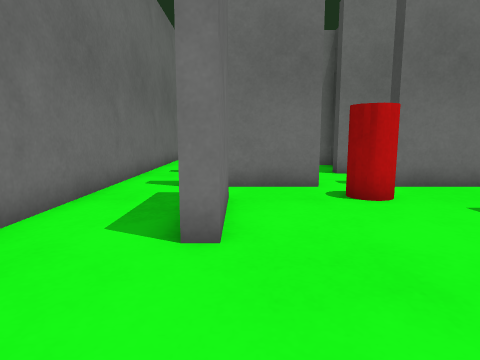
[1] (above)

17 first-person views from a walk through a Gazebo world. The camera is 0.67 m above the floor, tilts 8° down and sees 75° across. The floor is counted in squares, 0.5 m on a side. Each view is taken from the middle of a square. On the plan, view 1 faces up. The plan holds only what a view shows up to about 14 squares ahead; the rest is blank. The place goes on beyond the plan.

[2]
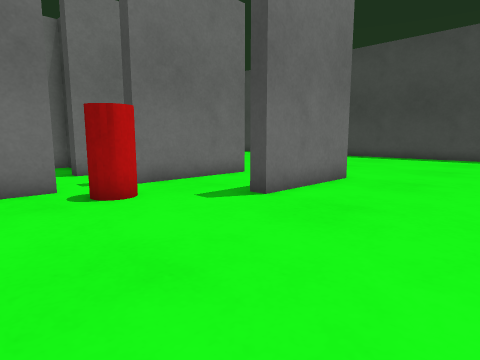

[3]
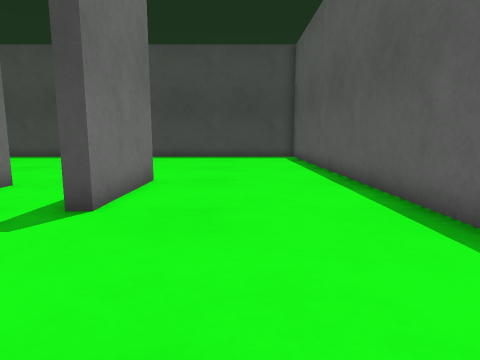

[4]
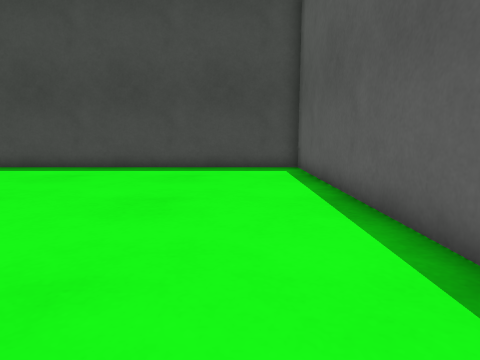

[5]
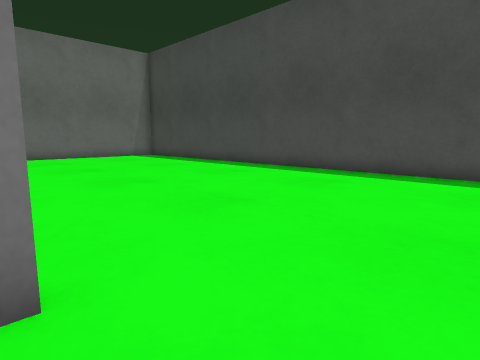

[6]
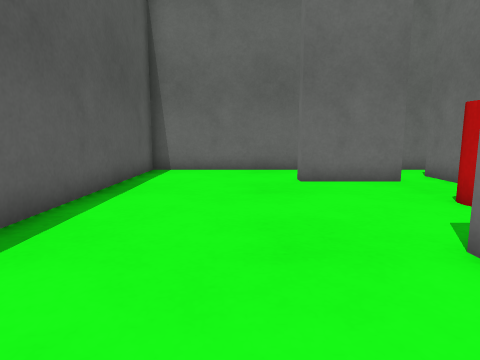

[7]
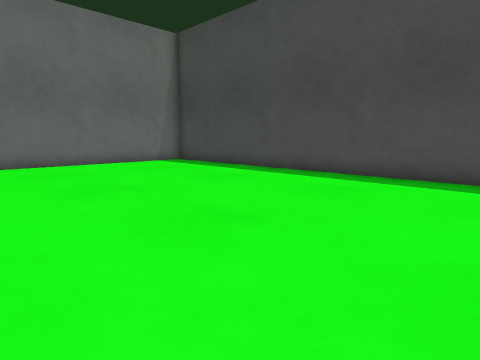

[8]
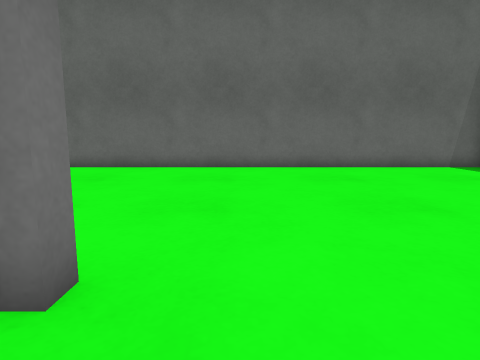

[9]
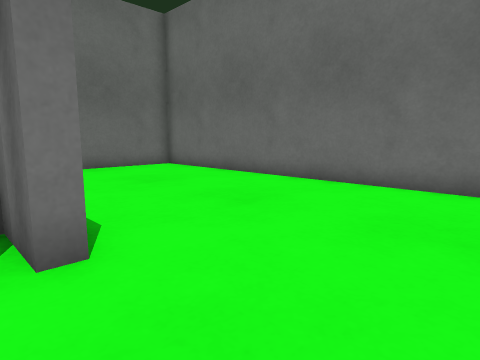

[10]
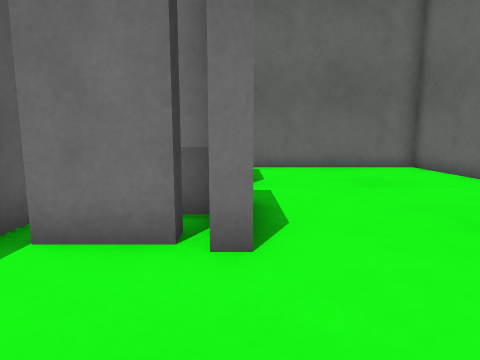

[11]
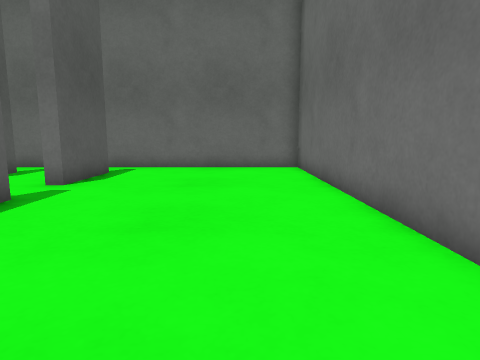

[12]
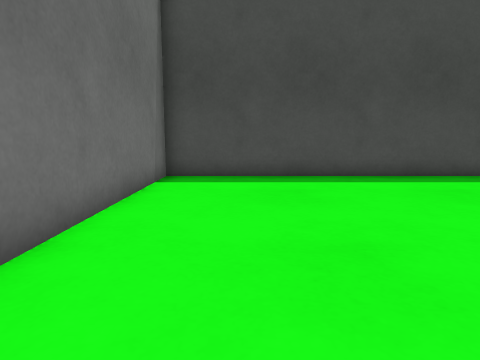

[13]
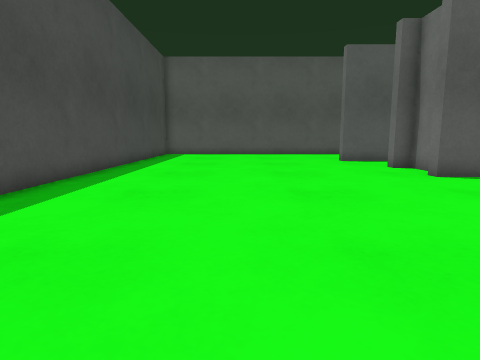

[14]
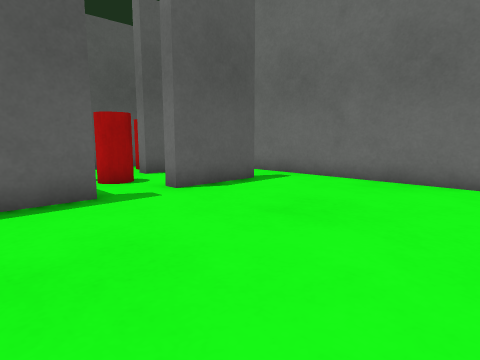

[15]
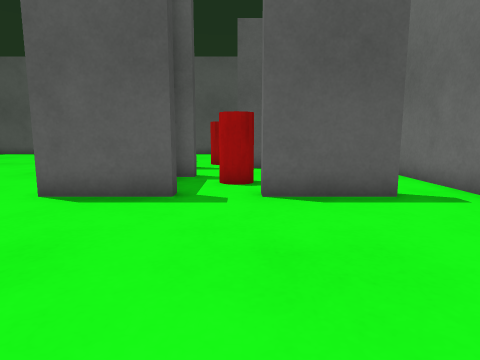

[16]
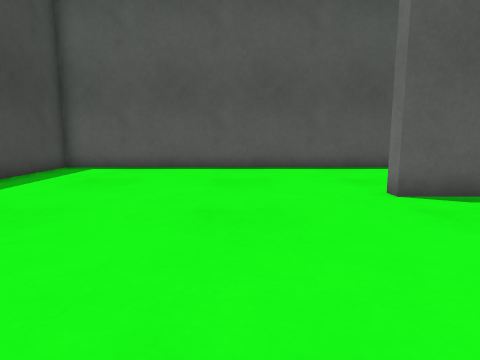

[17]
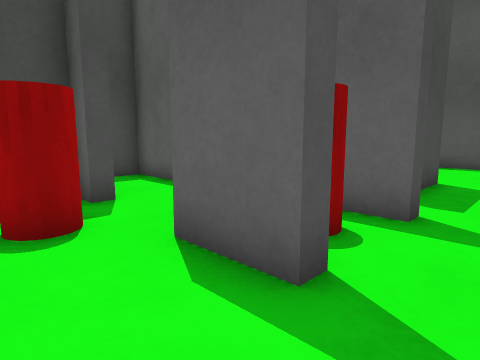

### Floor plan
Points are (right, up) in squares from view 1. A wall is a line through its corners. A room is listed if a view was taken in it or the views show most of it. See-through windows are left out.
Room 1 (views 1, 2, 3, 4, 5, 6, 7, 8, 9, 10, 11, 12, 13, 14, 15, 16, 17)
walls: (7.7, 10.1) (7.7, 8.7) (8.5, 8.7) (8.5, 8.2) (4.2, 8.2) (4.2, 8.8); (5.4, 11.2) (3.5, 11.2) (3.5, 11.7); (5.2, 11.7) (8.5, 11.7) (8.5, 11.2) (8.1, 11.2); (5.8, 14.2) (6.3, 14.2) (6.3, 12.4); (5.1, 8.7) (7.2, 8.7) (7.2, 9.8); (4.2, 11.7) (4.2, 14.7); (7.6, 5.2) (9.5, 5.2) (9.5, 4.6) (5.5, 4.6) (5.5, 5.2); (3.5, 14.7) (3.5, 15.2) (6.5, 15.2) (6.5, 14.7); (2.1, 8.2) (-1.5, 8.2) (-1.5, 8.7) (2.1, 8.7); (-0.2, 6.9) (-0.2, 3.8) (-0.8, 3.8) (-0.8, 5.4); (-1.5, 11.1) (-1.5, 11.7) (0.5, 11.7) (0.5, 11.2); (-1.6, 15.2) (1.5, 15.2) (1.5, 14.6); (20.5, 22.5) (-3.5, 22.5) (-3.5, -1.5) (20.5, -1.5) (20.5, 22.5)
ways out: opening at (6, 12) to room 2; gap at (-1, 7)
objects: red cylinder (-1, 10) to (0, 10); red cylinder (2, 13); red cylinder (3, 7)
Room 2 (no view inside)
walls: (6.5, 14.7) (4.8, 14.7) (4.8, 14)
ways out: opening at (6, 12) to room 1

Where each view was taken, in squares from view 1:
view 1: 0 up, 0 right, facing up
view 2: 0 up, 0 right, facing up-right
view 3: 2 up, 0 right, facing right
view 4: 1 up, 7 right, facing right
view 5: 2 up, 9 right, facing up-right
view 6: 2 up, 9 right, facing left
view 7: 7 up, 10 right, facing up-right
view 8: 9 up, 10 right, facing up
view 9: 14 up, 10 right, facing up-left
view 10: 15 up, 10 right, facing left
view 11: 20 up, 10 right, facing left
view 12: 20 up, 10 right, facing right
view 13: 22 up, 15 right, facing down
view 14: 22 up, 6 right, facing down-left
view 15: 22 up, 2 right, facing down
view 16: 12 up, 13 right, facing down
view 17: 14 up, 3 left, facing down-right
